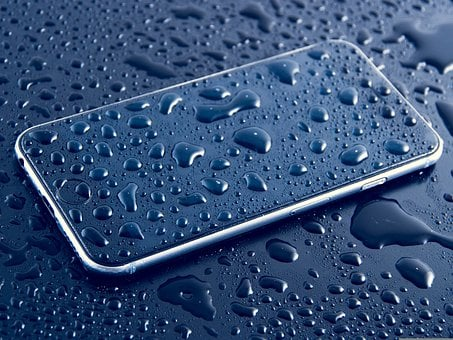
#> input picture RGB_to_Grayscale Image Converter/sample.jpg, 453 x 340 px, found by its file name
$ python RGB_to_Grayscale_Image.py
#> lines starting #> are read from the running program, lines starting #| are printed output that depends on the picture
# importing libraries and modules
import cv2
import numpy as np
import urllib.request
from PIL import Image

# Change with the url of the image that needs to be gray scaled.
url = "https://raw.githubusercontent.com/HVbajoria/Automation-Scripts-Using-Python/main/RGB_to_Grayscale%20Image%20Converter/sample.jpg"

# Getting the image
url_response = urllib.request.urlopen(url)
img_array = np.array(bytearray(url_response.read()), dtype=np.uint8)
image = cv2.imdecode(img_array, -1)
#> image is the input picture: shape (340, 453, 3); mean B, G, R 118.9, 80.5, 54.4

# Display the original image
cv2.imshow('Original Image', image)
# Close the window on pressing '0'
cv2.waitKey(0)

# Using the cvtColor() function to grayscale the image
gray_image = cv2.cvtColor(image, cv2.COLOR_BGR2GRAY)
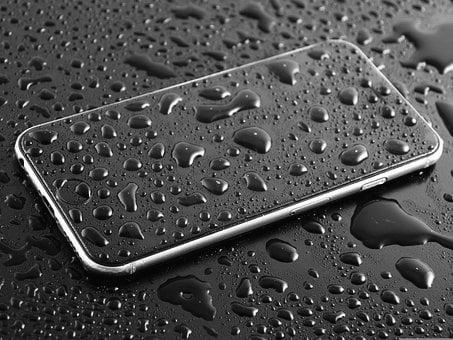
#> gray_image: shape (340, 453); min 3, max 255, mean 77.1

# Displaying the Grayscaled Image
cv2.imshow('Grayscale Image', gray_image)
# Close the window in pressing '0'
cv2.waitKey(0)

# Saving the gray scale image locally
status = cv2.imwrite('grayscaled_image.png',gray_image)

# Displaying download status
if status:
      print("Image Donwloaded Successfully")
else:
      print("Image Download Unsuccessfull")


cv2.destroyAllWindows()
